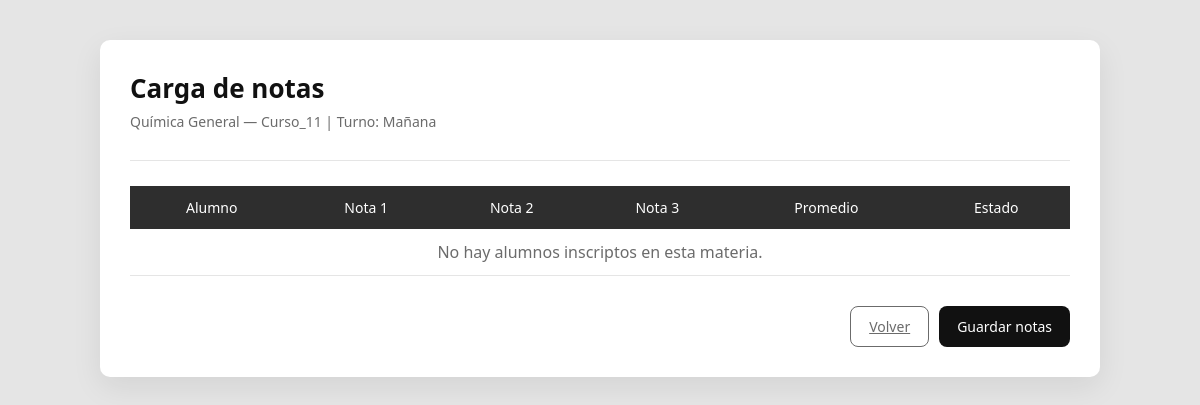
Page /profesores/cargar-nota/11/ (signed in) on the earlier database version.
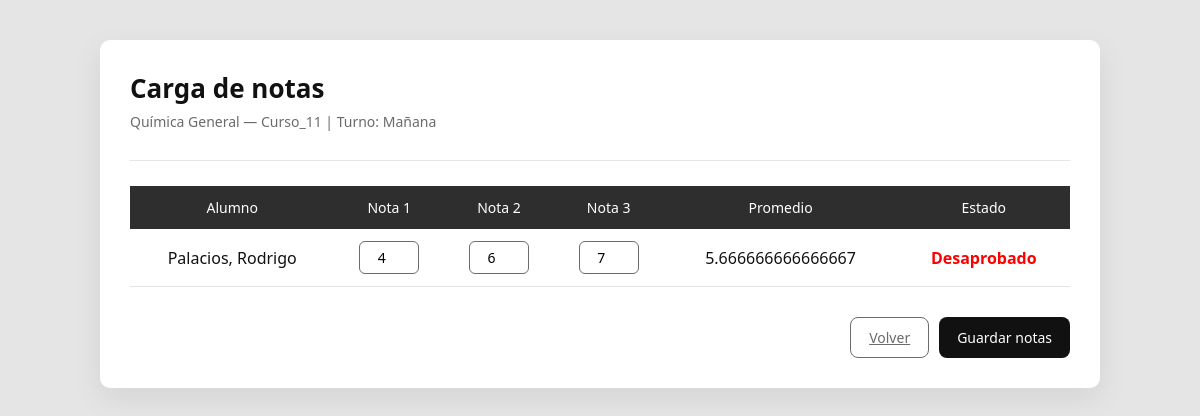
Same page on the later database version.
### UTN/models.py (models this page shows, shortened)
class AlumnoMateriaCurso(models.Model):
    id_alumno_materia_curso = models.AutoField(primary_key=True)
    alumno = models.ForeignKey(
        Alumno,
        on_delete=models.CASCADE,
        related_name='materias_curso'
    )
    materia_curso = models.ForeignKey(
        MateriaCurso,
        on_delete=models.CASCADE,
        related_name='alumnos'
    )
    nota_1 = models.PositiveSmallIntegerField(null=True, blank=True)
    nota_2 = models.PositiveSmallIntegerField(null=True, blank=True)
    nota_3 = models.PositiveSmallIntegerField(null=True, blank=True)
    promedio = models.FloatField(null=True, blank=True)
    nota = models.PositiveSmallIntegerField(null=True, blank=True)
    aprobado = models.BooleanField(default=False)
    finalizado = models.BooleanField(default=False)
    class Meta:
        unique_together = ('alumno', 'materia_curso')

class Alumno(models.Model):
    user = models.OneToOneField(settings.AUTH_USER_MODEL, on_delete=models.CASCADE, related_name='alumno', null=True)
    id_alumno = models.AutoField(primary_key=True)
    nombre = models.CharField(max_length=50, default="")
    apellido = models.CharField(max_length=50, default="")
    dni = models.CharField(max_length=20, unique=True, default="")
    email = models.EmailField(default="")
    anio_universitario = models.PositiveIntegerField(validators=[MinValueValidator(1), MaxValueValidator(10)], default=1)
    carrera = models.ForeignKey(Carrera, on_delete=models.CASCADE, related_name='alumnos', null=True, blank=True)

### UTN/views.py (the view, shortened to what this page needs)
# urls.py: path("profesores/cargar-nota/<int:clase_id>/", cargar_nota, name="cargar_nota"),
@login_required
def cargar_nota(request, clase_id):
    curso = get_object_or_404(
        MateriaCurso,
        id_materia_curso=clase_id
    )
    inscripciones = AlumnoMateriaCurso.objects.filter(
        materia_curso=curso
    ).select_related('alumno')
    return render(
        request,
        "profesores/cargar_nota.html",
        {
            "curso": curso,
            "inscripciones": inscripciones
        }
    )

### UTN/templates/profesores/cargar_nota.html (shortened to what this page needs)
<!DOCTYPE html>
<html lang="es">
<head>
</head>
<body>
<div class="container">
    <div class="header">
        <h1>Carga de notas</h1>
        <p>
            {{ curso.materia.nombre }} —
            {{ curso.curso.nombre }} |
            Turno: {{ curso.get_turno_cursado_display }}
        </p>
    </div>
    <form method="post">
        <table>
            <thead>
                <tr>
                    <th>Alumno</th>
                    <th>Nota 1</th>
                    <th>Nota 2</th>
                    <th>Nota 3</th>
                    <th>Promedio</th>
                    <th>Estado</th>
                </tr>
            </thead>
            <tbody>
                {% for ins in inscripciones %}
                <tr>
                    <td>
                        {{ ins.alumno.apellido }}, {{ ins.alumno.nombre }}
                    </td>
                    <td>
                        <input type="number" min="1" max="10"
                            name="nota_1_{{ ins.pk }}"
                            value="{{ ins.nota_1|default_if_none:'' }}">
                    </td>
                    <td>
                        <input type="number" min="1" max="10"
                            name="nota_2_{{ ins.pk }}"
                            value="{{ ins.nota_2|default_if_none:'' }}">
                    </td>
                    <td>
                        <input type="number" min="1" max="10"
                               name="nota_3_{{ ins.pk }}"
                               value="{{ ins.nota_3|default_if_none:'' }}">
                    </td>
                    <td>
                        {{ ins.promedio|default:"—" }}
                    </td>
                    <td>
                        {% if ins.finalizado %}
                            {% if ins.aprobado %}
                                <span class="estado-aprobado">Aprobado</span>
                            {% else %}
                                <span class="estado-desaprobado">Desaprobado</span>
                            {% endif %}
                        {% else %}
                            <span class="estado-curso">En curso</span>
                        {% endif %}
                    </td>
                </tr>
                {% empty %}
                <tr>
                    <td colspan="6" style="text-align:center; color: var(--gris);">
                        No hay alumnos inscriptos en esta materia.
                    </td>
                </tr>
                {% endfor %}
            </tbody>
        </table>
        <div class="acciones">
            <a href="{% url 'mis_clases' %}" class="btn btn-volver">
                Volver
            </a>
            <button type="submit" class="btn btn-guardar">
                Guardar notas
            </button>
        </div>
    </form>
</div>
</body>
</html>

Differences in the rows shown:
added AlumnoMateriaCurso: alumno.apellido "Palacios", alumno.nombre "Rodrigo", nota_1 "4", nota_2 "6", nota_3 "7", promedio "5.666666666666667", finalizado "Desaprobado"
Other differences:
text no longer shown: "No hay alumnos inscriptos en esta materia."
